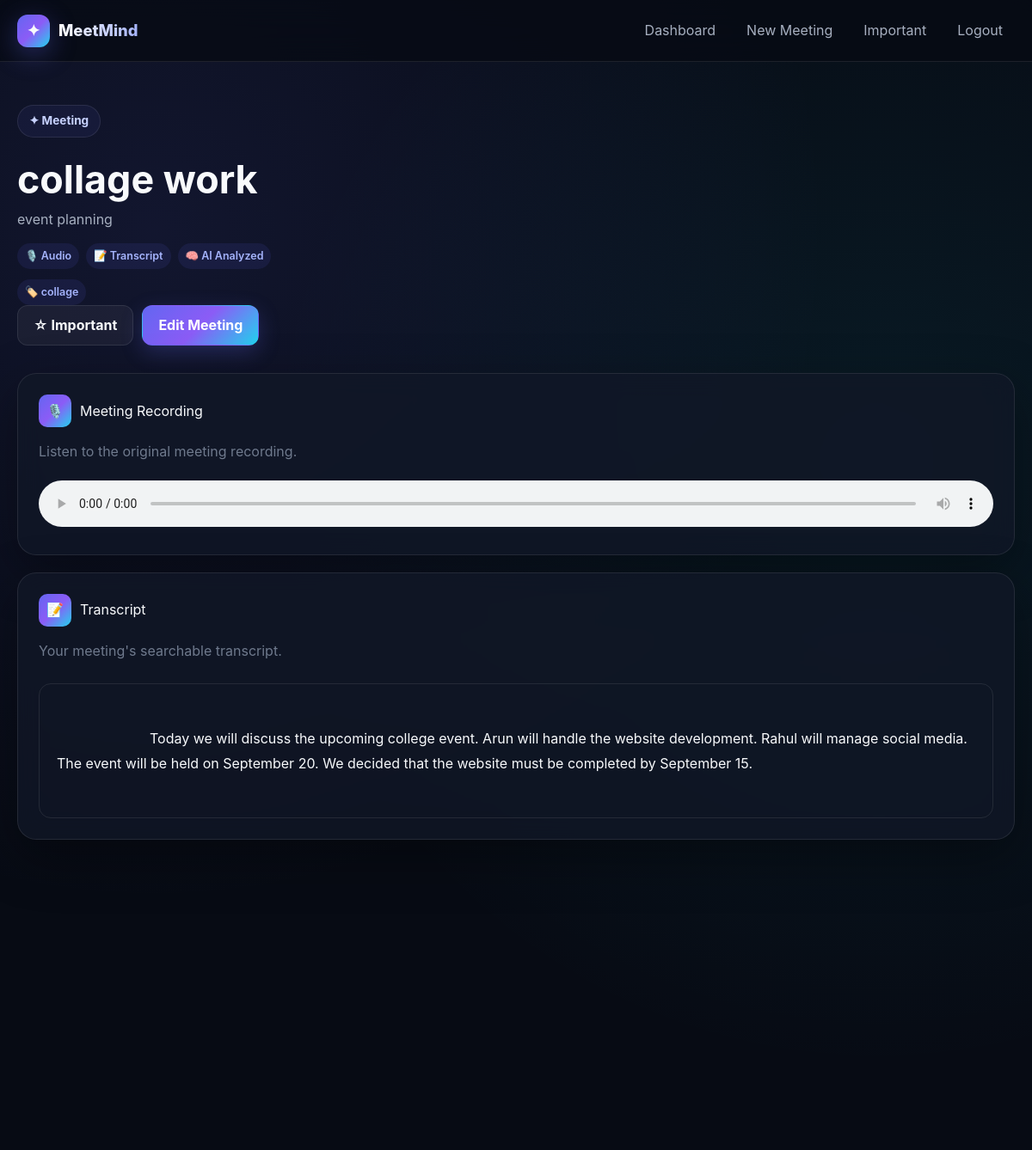
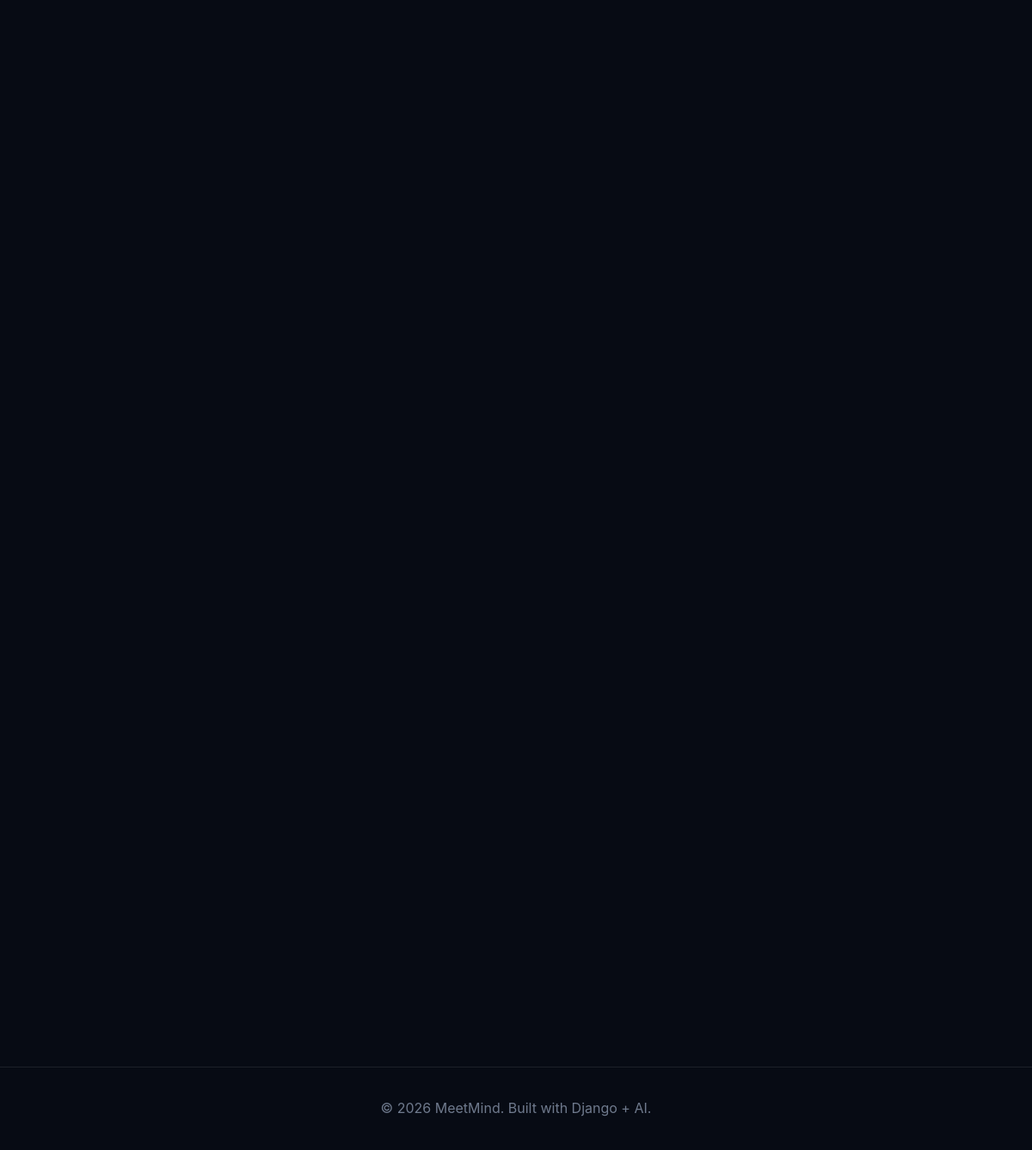
Screenshot of /meetings/6/ (signed in) with the database file from the repository (2 pictures, top to bottom).
### meetings/models.py (models this page shows, shortened)
class Meeting(models.Model):
    user = models.ForeignKey(User, on_delete=models.CASCADE)
    title = models.CharField(max_length=200)
    description = models.TextField(blank=True)
    audio = models.FileField(
        upload_to="meetings/audio/",
        blank=True,
        null=True
    )
    transcript = models.TextField(blank=True)
    summary = models.TextField(blank=True)
    key_points = models.TextField(blank=True)
    action_items = models.TextField(blank=True)
    decisions = models.TextField(blank=True)
    is_important = models.BooleanField(default=False)
    tags = models.CharField(
        max_length=300,
        blank=True
    )
    chat_history = models.JSONField(
        default=list,
        blank=True
    )
    created_at = models.DateTimeField(auto_now_add=True)
    updated_at = models.DateTimeField(auto_now=True)

### meetings/views.py (the view)
@login_required
def meeting_detail(request, meeting_id):
    meeting = get_object_or_404(
        Meeting,
        id=meeting_id,
        user=request.user,
    )
    return render(
        request,
        "meetings/meeting_detail.html",
        {"meeting": meeting},
    )

### meetings/templates/meetings/meeting_detail.html (shortened to what this page needs)
{% extends "base.html" %}
{% block content %}
<section class="page">
    <div class="container">
        <div class="page-header reveal">
            <div>
                <div class="hero-badge">
                    ✦ Meeting
                </div>
                <h1>
                    {{ meeting.title }}
                </h1>
                {% if meeting.description %}
                    <p>
                        {{ meeting.description }}
                    </p>
                {% endif %}
                <div
                    style="
                        display: flex;
                        gap: 8px;
                        flex-wrap: wrap;
                        margin-top: 14px;
                    "
                >
                    {% if meeting.audio %}
                        <span class="tag">
                            🎙️ Audio
                        </span>
                    {% endif %}
                    {% if meeting.transcript %}
                        <span class="tag">
                            📝 Transcript
                        </span>
                    {% endif %}
                    {% if meeting.summary %}
                        <span class="tag">
                            🧠 AI Analyzed
                        </span>
                    {% endif %}
                </div>
                {% if meeting.tags %}
                    <div
                        style="
                            display: flex;
                            gap: 8px;
                            flex-wrap: wrap;
                            margin-top: 12px;
                        "
                    >
                        <span class="tag">
                            🏷️ {{ meeting.tags }}
                        </span>
                    </div>
                {% endif %}
            </div>
            <div
                style="
                    display: flex;
                    gap: 10px;
                    flex-wrap: wrap;
                "
            >
                <form
                    method="POST"
                    action="{% url 'toggle_important' meeting.id %}"
                >
                    <button
                        type="submit"
                        class="btn btn-secondary"
                    >
                        {% if meeting.is_important %}
                            ★ Unstar
                        {% else %}
                            ☆ Important
                        {% endif %}
                    </button>
                </form>
                <a
                    href="{% url 'edit_meeting' meeting.id %}"
                    class="btn btn-primary"
                >
                    Edit Meeting
                </a>
            </div>
        </div>
        {% if meeting.audio %}
            <div class="card reveal">
                <div class="card-body">
                    <div class="ai-title">
                        <span class="ai-title-icon">
                            🎙️
                        </span>
                        Meeting Recording
                    </div>
                    <p
                        style="
                            color: var(--text-muted);
                            margin-top: 8px;
                        "
                    >
                        Listen to the original meeting recording.
                    </p>
                    <audio
                        controls
                        style="
                            width: 100%;
                            margin-top: 20px;
                        "
                    >
                        <source
                            src="{{ meeting.audio.url }}"
                        >
                    </audio>
                </div>
            </div>
        {% endif %}
        {% if meeting.transcript %}
            <div
                class="card reveal"
                style="margin-top: 20px;"
            >
                <div class="card-body">
                    <div
                        style="
                            display: flex;
                            justify-content: space-between;
                            align-items: center;
                            gap: 15px;
                            flex-wrap: wrap;
                        "
                    >
                        <div>
                            <div class="ai-title">
                                <span class="ai-title-icon">
                                    📝
                                </span>
                                Transcript
                            </div>
                            <p
                                style="
                                    color: var(--text-muted);
                                    margin-top: 8px;
                                "
                            >
                                Your meeting's searchable transcript.
                            </p>
                        </div>
                    </div>
                    <div
                        style="
                            margin-top: 25px;
                            padding: 20px;
                            border-radius: 14px;
                            background: var(--surface-2);
                            border: 1px solid var(--border);
                            white-space: pre-wrap;
                            line-height: 1.8;
                            color: var(--text);
                        "
                    >
                        {{ meeting.transcript }}
                    </div>
                </div>
            </div>
        {% endif %}
    </div>
</section>
{% endblock %}

### templates/base.html (shortened to what this page needs)
{% load static %}
<!DOCTYPE html>
<html lang="en">
<head>
    <link
        rel="stylesheet"
        href="{% static 'css/style.css' %}"
    >
</head>
<body>
    <header class="navbar">
        <div class="navbar-inner">
            <a href="{% url 'home' %}" class="logo">
                <div class="logo-icon">
                    ✦
                </div>
                <span>
                </span>
            </a>
            <nav class="nav-links">
                {% if user.is_authenticated %}
                    <a
                        href="{% url 'dashboard' %}"
                        class="nav-link"
                    >
                        Dashboard
                    </a>
                    <a
                        href="{% url 'create_meeting' %}"
                        class="nav-link"
                    >
                        New Meeting
                    </a>
                    <a
                        href="{% url 'important_meetings' %}"
                        class="nav-link"
                    >
                        Important
                    </a>
                    <a
                        href="{% url 'logout' %}"
                        class="nav-link"
                    >
                        Logout
                    </a>
                {% endif %}
            </nav>
        </div>
    </header>
    <main>
        {% block content %}
        {% endblock %}
    </main>
    <footer class="footer">
        <div class="container">
            <p>
                © {% now "Y" %}
                MeetMind.
                Built with Django + AI.
            </p>
        </div>
    </footer>
</body>
</html>

### static/css/style.css (style rules this page uses)
:root { --bg: #070b14; --bg-secondary: #0d1320; --surface: rgba(17, 24, 39, 0.78); --surface-solid: #111827; --surface-light: #182235; --border: rgba(255, 255, 255, 0.09); --border-hover: rgba(99, 102, 241, 0.45); --text: #f8fafc; --text-secondary: #a7b0c0; --text-muted: #6f7a8d; --primary: #6366f1; --primary-hover: #818cf8; --secondary: #8b5cf6; --cyan: #22d3ee; --green: #34d399; --red: #f87171; --yellow: #fbbf24; --gradient: linear-gradient( 135deg, #6366f1, #8b5cf6, #22d3ee ); --shadow: 0 20px 60px rgba(0, 0, 0, 0.35); --radius-sm: 8px; --radius-md: 14px; --radius-lg: 22px; --transition: 0.25s ease; }
* { margin: 0; padding: 0; box-sizing: border-box; }
html { scroll-behavior: smooth; }
body { min-height: 100vh; font-family: Inter, ui-sans-serif, system-ui, -apple-system, BlinkMacSystemFont, "Segoe UI", sans-serif; color: var(--text); background: radial-gradient( circle at 15% 10%, rgba(99, 102, 241, 0.12), transparent 30% ), radial-gradient( circle at 85% 20%, rgba(34, 211, 238, 0.08), transparent 30% ), var(--bg); line-height: 1.6; overflow-x: hidden; }
a { color: inherit; text-decoration: none; }
button, input, textarea, select { font: inherit; }
button { cursor: pointer; }
.container { width: min(1200px, calc(100% - 40px)); margin: 0 auto; }
.navbar { position: sticky; top: 0; z-index: 1000; height: 72px; display: flex; align-items: center; background: rgba(7, 11, 20, 0.78); backdrop-filter: blur(18px); -webkit-backdrop-filter: blur(18px); border-bottom: 1px solid var(--border); }
.navbar-inner { width: min(1200px, calc(100% - 40px)); margin: auto; display: flex; align-items: center; justify-content: space-between; }
.logo { display: flex; align-items: center; gap: 10px; font-size: 1.15rem; font-weight: 800; }
.logo-icon { width: 38px; height: 38px; display: grid; place-items: center; border-radius: 12px; background: var(--gradient); box-shadow: 0 8px 30px rgba(99, 102, 241, 0.35); }
.logo span { background: linear-gradient( 90deg, #ffffff, #a5b4fc ); -webkit-background-clip: text; background-clip: text; color: transparent; }
.nav-links { display: flex; align-items: center; gap: 8px; }
.nav-link { padding: 9px 14px; color: var(--text-secondary); border-radius: 10px; transition: var(--transition); }
.btn { display: inline-flex; align-items: center; justify-content: center; gap: 8px; min-height: 44px; padding: 10px 18px; border: 1px solid transparent; border-radius: 12px; font-weight: 700; transition: transform var(--transition), box-shadow var(--transition), background var(--transition), border-color var(--transition); }
.btn-primary { color: white; background: var(--gradient); box-shadow: 0 8px 25px rgba(99, 102, 241, 0.25); }
.btn-secondary { color: var(--text); background: rgba(255, 255, 255, 0.05); border-color: var(--border); }
.card { background: var(--surface); border: 1px solid var(--border); border-radius: var(--radius-lg); box-shadow: var(--shadow); backdrop-filter: blur(14px); -webkit-backdrop-filter: blur(14px); transition: transform var(--transition), border-color var(--transition), box-shadow var(--transition); }
.card-body { padding: 24px; }
.page { min-height: calc(100vh - 72px); padding: 50px 0; }
.page-header { margin-bottom: 32px; }
.page-header h1 { font-size: clamp(1.8rem, 4vw, 2.8rem); line-height: 1.15; margin-bottom: 8px; }
.page-header p { color: var(--text-secondary); }
.hero-badge { display: inline-flex; align-items: center; gap: 8px; padding: 7px 13px; border: 1px solid var(--border); border-radius: 999px; color: #c7d2fe; background: rgba(99, 102, 241, 0.08); font-size: 0.85rem; font-weight: 700; margin-bottom: 24px; }
.tag { display: inline-flex; padding: 5px 9px; border-radius: 999px; background: rgba(99, 102, 241, 0.1); color: #a5b4fc; font-size: 0.78rem; font-weight: 600; }
.ai-title { display: flex; align-items: center; gap: 10px; margin-bottom: 16px; }
.ai-title-icon { width: 38px; height: 38px; display: grid; place-items: center; border-radius: 10px; background: var(--gradient); }
audio { width: 100%; margin-top: 12px; }
.footer { padding: 35px 0; border-top: 1px solid var(--border); color: var(--text-muted); text-align: center; }
.reveal { opacity: 0; transform: translateY(20px); transition: opacity 0.7s ease, transform 0.7s ease; }
.reveal.visible { opacity: 1; transform: translateY(0); }

### rows the page displays
Meeting: title "collage work", description "event planning", tags "collage", transcript "Today we will discuss the upcoming college event. Arun will handle the website development. Rahul will manage social media. The event will be held on September 20. We decided that the website must be completed by September 15."
